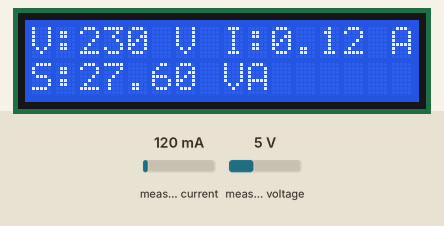
Recording of a sketch running on a simulated Arduino Uno, built with avr-gcc and run on an emulated ATmega328P. Shown: 16×2 character LCD. The inputs (shaded band) are chosen by the test bench; at power-on: measured current 120 mA, measured voltage 5 V. What the sketch prints to the serial monitor is not drawn.

Above: at 3.2 s.
3.3 s: measured current set to 40 mA
At 4.9 s:
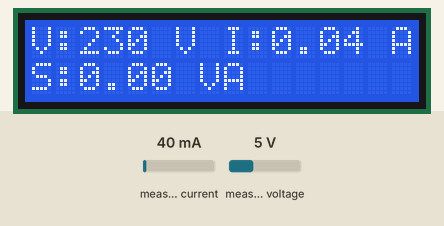
5.2 s: measured voltage set to 0.3 V
At 7.1 s:
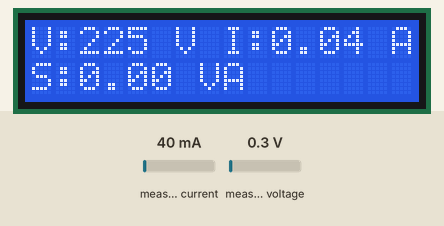
7.9 s: measured current set to 500 mA
At 9.5 s:
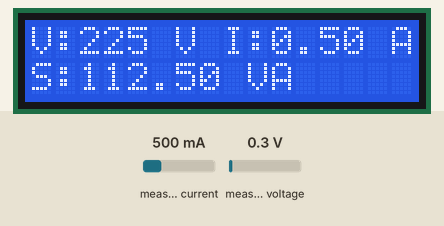
10.5 s: measured voltage set to 3.8 V
At 12.9 s:
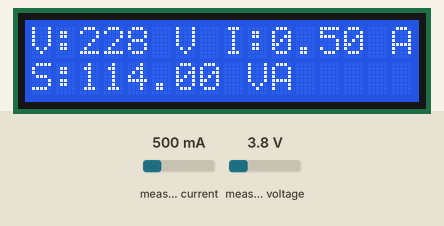
13.2 s: measured current set to 1000 mA
At 15.4 s:
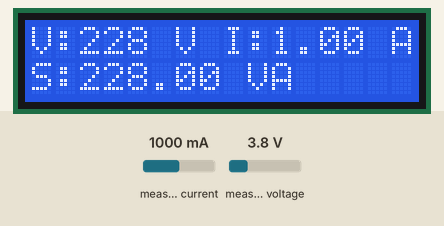
15.9 s: measured voltage set to 7.5 V
At 17.9 s:
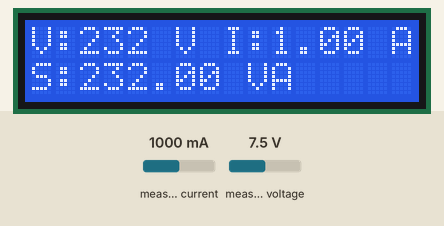
Timing chart, 0 to 19.4 s (numbered marks = the images above; inputs shaded):
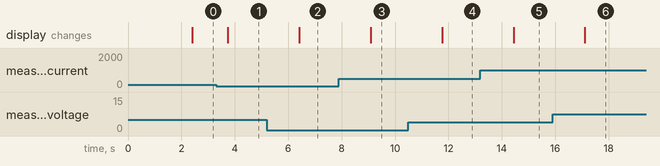

The sketch:

Arduino.ino
```cpp
#include <Wire.h>
#include <LiquidCrystal_I2C.h>
#include "EmonLib.h"                   // Include Emon Library

EnergyMonitor emon1;                   // Create an instance

// Set the LCD address to 0x27 for a 16 chars and 2 line display
LiquidCrystal_I2C lcd(0x3f, 16,2);

float power=0;

void setup()
{
  Serial.begin(19200);
  lcd.begin();
  emon1.voltage(1, 220, 0);  // Voltage: input pin, calibration, phase_shift
  emon1.current(2, 6.5);       // Current: input pin, calibration.
  delay(2000);
}

void loop()
{

  emon1.calcVI(30,2000);         // Calculate all. No.of half wavelengths (crossings), time-out
  int voltage   = emon1.Vrms;             //extract Vrms into Variable
  float current   = emon1.Irms;

  Serial.print("V");
  Serial.print(voltage);
  Serial.print("I");
  Serial.print(current);
  Serial.print("A");

  if (current>0.07)
  {
    power=voltage*current;
  }

  lcd.setCursor(0, 0);
  lcd.print("V:");
  lcd.print(voltage);
  lcd.print(" V I:");
  lcd.print(current);
  lcd.print(" A     ");
  lcd.setCursor(0, 1);
  lcd.print("S:");
  lcd.print(power);
  lcd.print(" VA     ");

  delay(1000); // wait 10 milliseconds before the next loop   // Do nothing here...
  power=0;
}
```

Measured:
- after the input at 3.3 s, the display: changes after 0.44 s (image 1)
- after the input at 5.2 s, the display: changes after 1.2 s (image 2)
- after the input at 7.9 s, the display: changes after 1.2 s (image 3)
- after the input at 10.5 s, the display: changes after 1.3 s (image 4)
- after the input at 13.2 s, the display: changes after 1.2 s (image 5)
- after the input at 15.9 s, the display: changes after 1.2 s (image 6)
